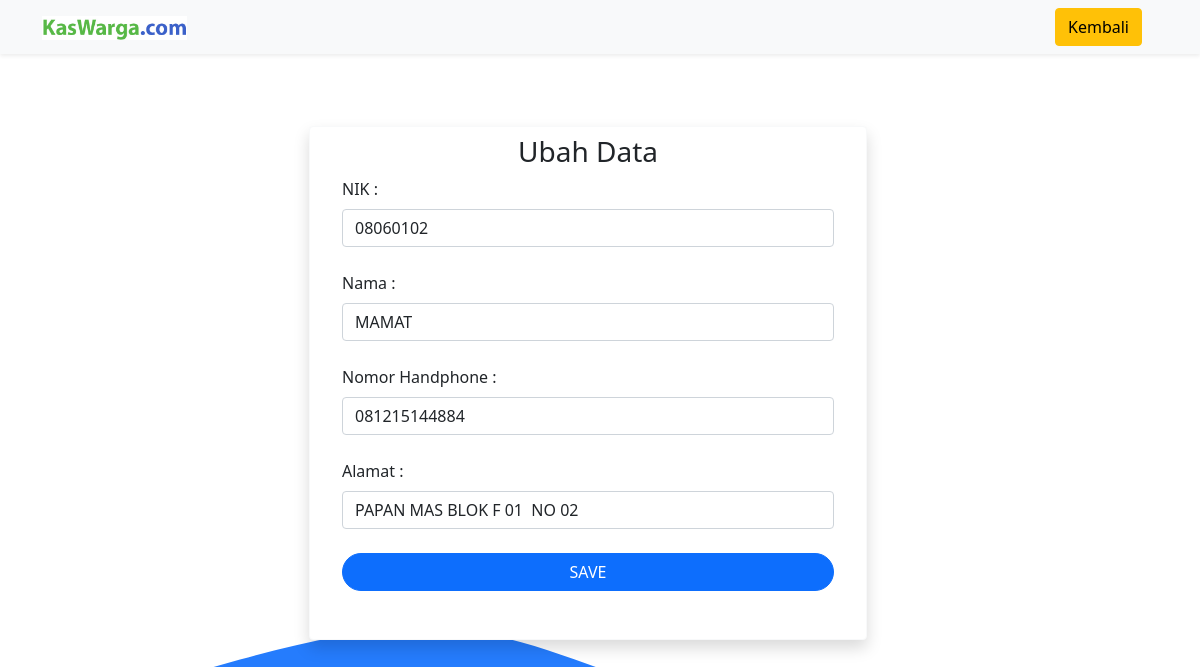
Page /ubah.php?id=8 (signed in) on the committed database.
### tables this page shows
CREATE TABLE `tb_data_warga` (
  `id` int(11) NOT NULL,
  `nik_warga` varchar(8) NOT NULL,
  `nama_warga` varchar(64) NOT NULL,
  `nomor_warga` varchar(12) NOT NULL,
  `alamat_warga` varchar(128) NOT NULL
);

### functions.php (called while the page is built, shortened)
<?php
    $koneksi = mysqli_connect("localhost", "root", "", "aplikasi_kas_warga");
    function query($query){
        global $koneksi;
        $result = mysqli_query($koneksi, $query);
        $rows = [];
        while( $row = mysqli_fetch_assoc($result)){
            $rows[] = $row;
        }
        return $rows;
    }
?>

### ubah.php (the view, shortened to what this page needs)
<?php
require 'functions.php';
$id = $_GET["id"];
$warga = query("SELECT * FROM tb_data_warga WHERE id = $id") [0];
?>
<!DOCTYPE html>
<html lang="en">
<head>
   <link rel="stylesheet" href="./aset/css/bootstrap.min.css">
</head>
<body>
<nav class="navbar navbar-expand-lg navbar-light bg-light shadow-sm">
  <div class="container">
  <a href="data.php" style="width: 13%;"><img src="./image/logo2.jpg" alt="logo" style="width: 100%;"></a>
    <div class="collapse navbar-collapse" id="navbarNavAltMarkup">
      <div class="navbar-nav ms-auto">
        <a href="data.php" class="btn btn-warning btn-md" style="margin-right:1pc;"><span class="fa fa-home"></span> Kembali</a>
      </div>
    </div>
  </div>
</nav>
<div class="container">
    <div class="row md-6">
        <div class="row mt-5 justify-content-center">
            <div class="card mt-4 border-light shadow col-6">
            <div class="text-center mt-2">
                    <h3>Ubah Data</h3>
                </div>
                <form action="" method="post">
                        <div class="row ms-2 me-2">
                        <div class="mb-4">
                            <label for="nik_warga" class="form-label">NIK :</label>
                            <input type="text" class="form-control" placeholder="masukkan NIK" name="nik_warga" id="nik_warga" required value="<?= $warga["nik_warga"] ?>">
                        </div>
                        <div class="mb-4">
                            <label for="nama_warga" class="form-label">Nama :</label>
                            <input type="text" class="form-control" placeholder="Masukkan Nama" name="nama_warga" id="nama_warga" required value="<?= $warga["nama_warga"] ?>">
                        </div>
                        <div class="mb-4">
                            <label for="nomor_warga" class="form-label">Nomor Handphone :</label>
                            <input type="text" class="form-control" placeholder="Masukkan Nomor Handphone" name="nomor_warga" id="nomor_warga" required value="<?= $warga["nomor_warga"] ?>">
                        </div>
                        <div class="mb-4">
                            <label for="alamat_warga" class="form-label">Alamat :</label>
                            <input type="text" class="form-control" placeholder="Masukkan Alamat" name="alamat_warga" id="alamat_warga" required value="<?= $warga["alamat_warga"] ?>">
                        </div>
                        <div class="mb-5">
                            <div class="d-grid">
                                <button type="submit" class="btn btn-primary rounded-pill" name="submit">SAVE</button>
                            </div>
                        </div>
                    </div>
                </form>
            </div>
        </div>
    </div>
</div>
</body>
</html>

### ubah.php (style rules this page uses)
body { background-image: url(./image/wave2.svg); background-repeat: no-repeat; background-position: bottom; margin-bottom: 7.6rem; }

### rows in the picture
tb_data_warga: nik_warga "08060102", nama_warga "MAMAT", nomor_warga "081215144884", alamat_warga "PAPAN MAS BLOK F 01 NO 02"
